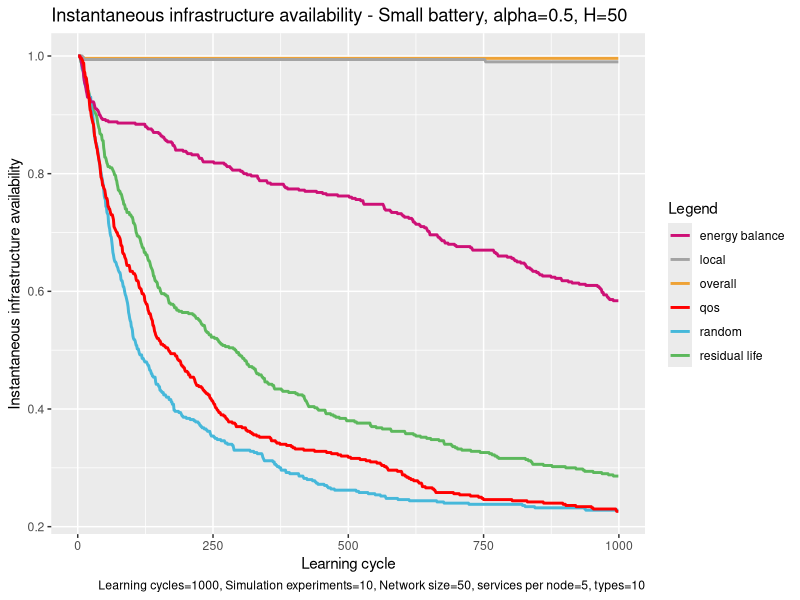

Here is the R script that generated this plot:
# execute all lines: ctrl + shift + enter

library(ggplot2)

# set working directory here
setwd(dirname(rstudioapi::getSourceEditorContext()$path))

overall <- read.table("exp_assembly_overall_energy_template.txt", 
                      header = F,
                      sep = " ",
                      col.names= c("overallx", "overally")
)

random <- read.table("exp_assembly_random.txt", 
                     header = F,
                     sep = " ",
                     col.names= c("randomx", "randomy")
)

res <- read.table("exp_assembly_residual_life_template.txt", 
                  header = F,
                  sep = " ",
                  col.names= c("resx","resy")
)

local <- read.table("exp_assembly_local_energy_template.txt", 
                    header = F,
                    sep = " ",
                    col.names= c("locx","locy")
)

learning <- read.table("exp_assembly_energyAware.txt", 
                          header = F,
                          sep = " ",
                          col.names= c("enx","eny")
)

qos <- read.table("exp_assembly_QoS.txt", 
                       header = F,
                       sep = " ",
                       col.names= c("qosx","qosy")
)


overall_x <- overall$overallx
overall_y <- overall$overally

random_y <- random$randomy
res_y <- res$resy
local_y <- local$locy
energyAware_y <- learning$eny
qos_y <- qos$qosy

head(overall)

colors <- c("overall" = "#EEA236", "residual life" = "#5CB85C", "random" = "#46B8DA", "local"="gray64", "energy balance"="deeppink3", "qos"="#FF0000")

ggplot(data=local, aes(x=overall_x, col = group)) + 
  
  geom_line(aes(y = overall_y, color = "overall"), size = 1) +
  geom_line(aes(y = res_y, color = "residual life"), size = 1) +
  geom_line(aes(y = random_y, color = "random"), size = 1) +
  geom_line(aes(y = local_y, color = "local"), size = 1) +
  geom_line(aes(y = energyAware_y, color = "energy balance"), size = 1) +
  geom_line(aes(y = qos_y, color = "qos"), size = 1) +
  
  labs(x = "Learning cycle",
       y = "Instantaneous infrastructure availability",
       color = "Legend",
       title = "Instantaneous infrastructure availability - Small battery, alpha=0.5, H=50", 
       caption = "Learning cycles=1000, Simulation experiments=10, Network size=50, services per node=5, types=10") +
  
  scale_color_manual(values = colors)
